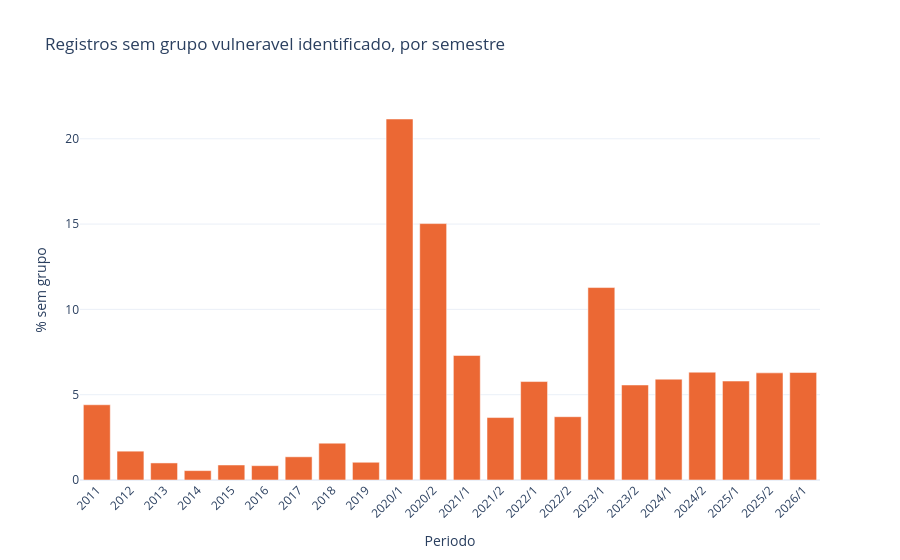

The notebook cell saved with this chart:
### Code cell
# O efeito da lacuna de 2023/1 sobre a proporcao sem grupo identificado.
sem_grupo = cobertura[["periodo", "pct_sem_grupo"]].copy()
fig = px.bar(
    sem_grupo, x="periodo", y="pct_sem_grupo",
    title="Registros sem grupo vulneravel identificado, por semestre",
    labels={"periodo": "Periodo", "pct_sem_grupo": "% sem grupo"},
)
fig.update_traces(marker_color="#eb6834")
fig.update_layout(xaxis_tickangle=-45)
fig.show()

pico = sem_grupo.loc[sem_grupo["pct_sem_grupo"].idxmax()]
print(
    f"O pico em {pico['periodo']} ({pico['pct_sem_grupo']:.1f}%) nao e mudanca de perfil "
    "das denuncias: e o arquivo daquele semestre que nao traz a coluna de grupo "
    "vulneravel, restando apenas faixa etaria, deficiencia e orientacao sexual para "
    "atribuir o grupo."
)

### Figure 1 — Plotly figure (JSON) as saved in the notebook; plotly's stock layout.template omitted (floating-point values rounded to 4 significant figures)
{"data": [{"hovertemplate": "Periodo=%{x}<br>% sem grupo=%{y}<extra></extra>", "legendgroup": "", "marker": {"color": "#eb6834", "pattern": {"shape": ""}}, "name": "", "orientation": "v", "showlegend": false, "textposition": "auto", "type": "bar", "x": ["2011", "2012", "2013", "2014", "2015", "2016", "2017", "2018", "2019", "2020/1", "2020/2", "2021/1", "2021/2", "2022/1", "2022/2", "2023/1", "2023/2", "2024/1", "2024/2", "2025/1", "2025/2", "2026/1"], "xaxis": "x", "y": [4.41, 1.69, 1.0, 0.55, 0.88, 0.84, 1.36, 2.16, 1.04, 21.16, 15.03, 7.3, 3.66, 5.77, 3.71, 11.28, 5.57, 5.91, 6.32, 5.8, 6.28, 6.3], "yaxis": "y"}], "layout": {"barmode": "relative", "legend": {"tracegroupgap": 0}, "title": {"text": "Registros sem grupo vulneravel identificado, por semestre"}, "xaxis": {"anchor": "y", "domain": [0.0, 1.0], "tickangle": -45, "title": {"text": "Periodo"}}, "yaxis": {"anchor": "x", "domain": [0.0, 1.0], "title": {"text": "% sem grupo"}}}}
